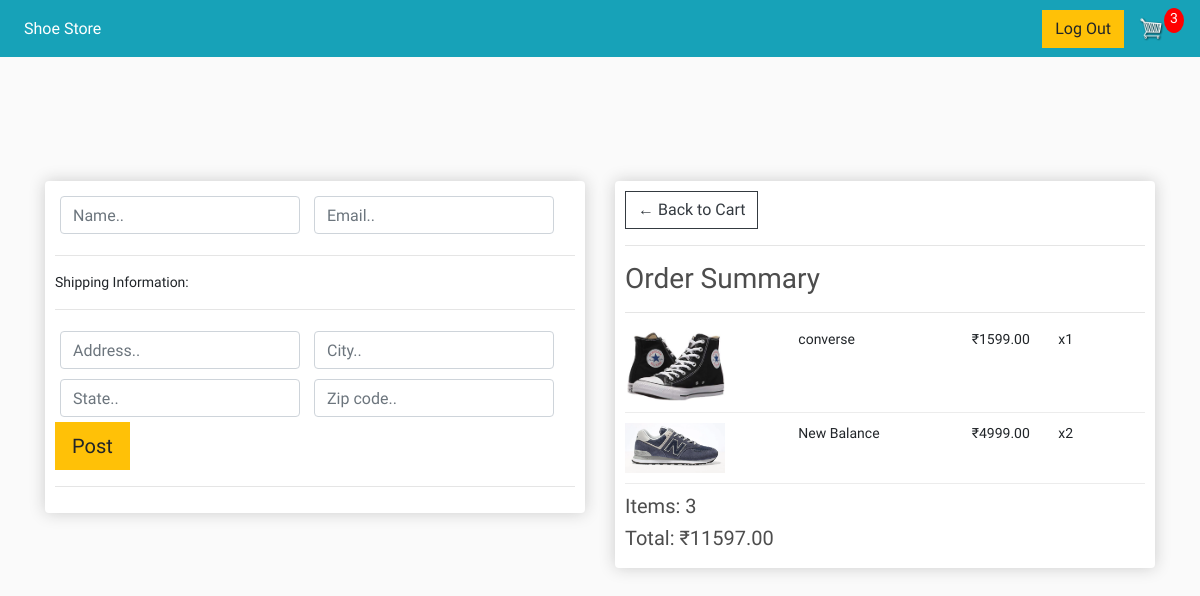
The page /checkout/ (signed in) on the database its author committed.
### store/models.py (models this page shows, shortened)
class OrderItem(models.Model):
	product = models.ForeignKey(Product, on_delete=models.SET_NULL, null=True)
	order = models.ForeignKey(Order, on_delete=models.SET_NULL, null=True)
	quantity = models.IntegerField(default=0, null=True, blank=True)
	date_added = models.DateTimeField(auto_now_add=True)
	@property
	def get_total(self):
		total = self.product.price * self.quantity
		return total

class Product(models.Model):
	name = models.CharField(max_length=200)
	price = models.FloatField()
	digital = models.BooleanField(default=False,null=True, blank=True)
	image = models.ImageField(null=True, blank=True)
	shoe_type =models.CharField(max_length=50,null=True, blank=True)
	gender = models.CharField(max_length=10 )
	size = models.IntegerField(null=True,blank=True)
	description = models.CharField(max_length=200, null=True, blank=True)
	@property
	def imageURL(self):
		try:
			url = self.image.url
		except:
			url = ''
		return url

class Order(models.Model):
	customer = models.ForeignKey(Customer, on_delete=models.SET_NULL, null=True, blank=True)
	date_ordered = models.DateTimeField(auto_now_add=True)
	complete = models.BooleanField(default=False)
	transaction_id = models.CharField(max_length=100, null=True)
	@property
	def get_cart_total(self):
		orderitems = self.orderitem_set.all()
		total = sum([item.get_total for item in orderitems])
		return total
	@property
	def get_cart_items(self):
		orderitems = self.orderitem_set.all()
		total = sum([item.quantity for item in orderitems])
		return total

### store/views.py (the view)
# urls.py: path('checkout/', views.checkout, name="checkout"),
def checkout(request):
	data = cartData(request)
	cartItems = data['cartItems']
	order = data['order']
	items = data['items']
	context={'items': items, 'order': order, 'cartItems': cartItems}
	if request.method == 'POST':
		if  request.POST.get('address') and request.POST.get('city') and request.POST.get('state') and request.POST.get('zipcode'):
			post=ShippingAddress()
			post.address = request.POST.get('address')
			post.city = request.POST.get('city')
			post.state = request.POST.get('state')
			post.zipcode = request.POST.get('zipcode')
			post.order = order
			post.save()
			return render(request, 'store/congrats.html',context)
		else:
			return redirect('cart')
	else:
		return render(request,'store/checkout.html',context)

### store/utils.py (called while the page is built)
def cartData(request):
    if request.user.is_authenticated:
        customer = request.user.customer
        order, created = Order.objects.get_or_create(customer=customer, complete=False)
        items = order.orderitem_set.all()
        cartItems = order.get_cart_items
    else:
        cookieData = cookieCart(request)
        cartItems = cookieData['cartItems']
        order = cookieData['order']
        items = cookieData['items']
    return {'cartItems': cartItems, 'order': order, 'items': items}

### store/templates/store/checkout.html (shortened to what this page needs)
{% extends 'store/main.html' %}
{% load static %}
{% block content %}
<head>
</head>
     <div class="row" >
		<div class="col-lg-6" style="margin-top: -100px;">
			<div class="box-element" id="form-wrapper">
				<form id="form" action="" method="POST">
					<div id="user-info">
						<div class="form-field">
							<input required class="form-control" type="text" name="name" placeholder="Name..">
						</div>
						<div class="form-field">
							<input required class="form-control" type="email" name="email" placeholder="Email..">
						</div>
					</div>
					<div id="shipping-info">
						<hr>
						<p>Shipping Information:</p>
						<hr>
						<div class="form-field">
							<input class="form-control" type="text" name="address" placeholder="Address..">
						</div>
						<div class="form-field">
							<input class="form-control" type="text" name="city" placeholder="City..">
						</div>
						<div class="form-field">
							<input class="form-control" type="text" name="state" placeholder="State..">
						</div>
						<div class="form-field">
							<input  class="form-control" type="text" name="zipcode" placeholder="Zip code..">
						</div>
					</div>
					<input type="submit" value="Post" class="btn btn-lg btn-warning" />
					<hr>
						</form>
			</div>
			<br>
		</div>
		<div class="col-lg-6"  style="margin-top: -100px;">
			<div class="box-element">
				<a  class="btn btn-outline-dark" href="{% url 'cart' %}">&#x2190; Back to Cart</a>
				<hr>
				<h3>Order Summary</h3>
				<hr>
				{% for item in items %}
				<div class="cart-row">
					<div style="flex:2"><img class="row-image" src="{{item.product.imageURL}}"></div>
					<div style="flex:2"><p>{{item.product.name}}</p></div>
					<div style="flex:1"><p>&#8377;{{item.product.price|floatformat:2}}</p></div>
					<div style="flex:1"><p>x{{item.quantity}}</p></div>
				</div>
				{% endfor %}
				<h5>Items:   {{order.get_cart_items}}</h5>
				<h5>Total:   &#8377;{{order.get_cart_total|floatformat:2}}</h5>
			</div>
		</div>
	</div>
{% endblock content %}

### static/css/main.css (style rules this page uses)
body { background-color: hsl(0, 0%, 98%); }
h1,h2,h3,h4,h5,h6 { color:hsl(0, 0%, 30%); }
.box-element { box-shadow:hsl(0, 0%, 80%) 0 0 16px; background-color: #fff; border-radius: 4px; padding: 10px; }
.col-lg-4, .col-lg-6, .col-lg-8, .col-lg-12 { margin-top: 10px; }
.btn { border-radius: 0; }
.row-image { width: 100px; }
.form-field { width:250px; display: inline-block; padding: 5px; }
.cart-row { display: flex; align-items: flex-stretch; padding-bottom: 10px; margin-bottom: 10px; border-bottom: 1px solid #ececec; }

### store/templates/store/checkout.html (style rules this page uses)
body { font-family: 'Calibri', sans-serif !important }
p { font-size: 14px }

### rows shown on the page
OrderItem: product.imageURL (picture), product.name "converse", product.price "1599.00", quantity "1"
OrderItem: product.imageURL (picture), product.name "New Balance", product.price "4999.00", quantity "2"
Order: get_cart_items "3", get_cart_total "11597.00"

### other values the page prints
{{ cartItems }} "3"
